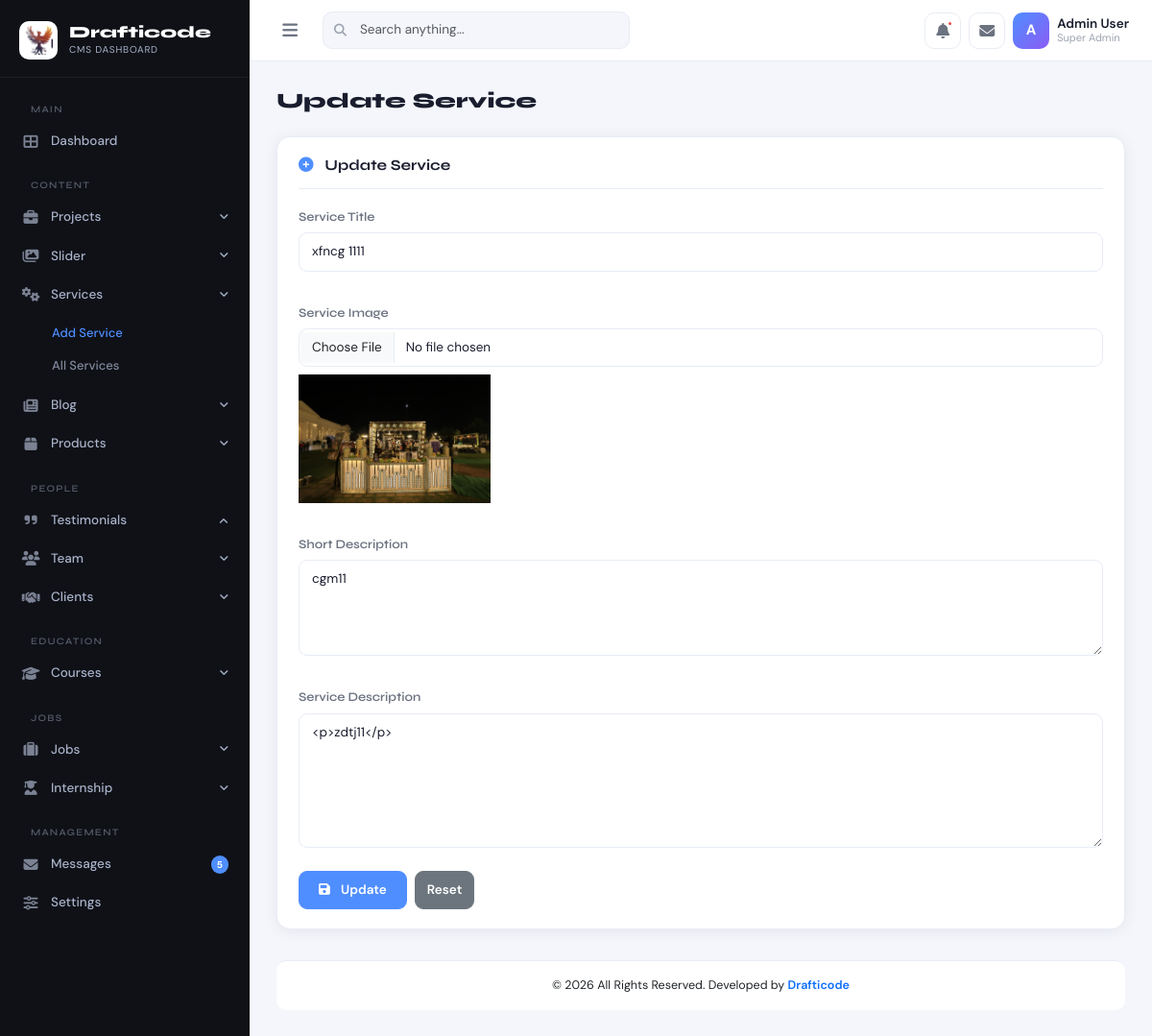
The page /admin-dashboard/addservice.php?action=edit_service&id=1 on the database its author committed.
### tables this page shows
CREATE TABLE `services` (
  `id` int(11) NOT NULL,
  `title` varchar(256) NOT NULL,
  `image` varchar(256) NOT NULL,
  `short_description` varchar(256) NOT NULL,
  `description` varchar(5000) NOT NULL
);

### admin-dashboard/addservice.php (the view, shortened to what this page needs)
<?php
include 'connection/config.php';
$editMode = false;
$row = [];
if (isset($_GET['action']) && $_GET['action'] == "edit_service") {
  $editMode = true;
  $id = $_GET['id'];
  $stmt = $pdo->prepare("SELECT * FROM services WHERE id=?");
  $stmt->execute([$id]);
  $row = $stmt->fetch();
}
?>
<!DOCTYPE html>
<html lang="en">
<head>
  <link rel="stylesheet" href="https://cdnjs.cloudflare.com/ajax/libs/bootstrap/5.3.2/css/bootstrap.min.css">
  <link rel="stylesheet" href="https://cdnjs.cloudflare.com/ajax/libs/font-awesome/6.5.1/css/all.min.css">
  <link rel="stylesheet" href="assets/css/admin.css">
</head>
<body>
  <?php include 'common/sidebar.php' ?>
  <?php include 'common/topbar.php' ?>
  <div id="main-content">
    <div class="page-header">
      <h1 class="page-title"><?= $editMode ? 'Update Service' : 'Add Service' ?></h1>
    </div>
    <div class="row justify-content-center">
      <div class="col-lg-12">
        <div class="admin-card">
          <div class="section-header">
            <h3 class="section-title">
              <i class="fas fa-plus-circle me-2 text-primary-custom"></i>
              <?= $editMode ? 'Update Service' : 'Add New Service' ?>
            </h3>
          </div>
          <form method="POST" action="function.php" enctype="multipart/form-data">
            <div class="row g-3">
              <div class="col-md-12">
                <div class="mb-3">
                  <label class="form-label">Service Title</label>
                  <input type="text"
                    class="form-control"
                    name="title"
                    value="<?= $editMode ? htmlspecialchars($row['title']) : '' ?>"
                    placeholder="Enter service title"
                    required>
                </div>
              </div>
              <div class="col-12">
                <div class="mb-3">
                  <label class="form-label">Service Image</label>
                  <input type="file"
                    class="form-control"
                    name="image"
                    id="serviceImageUpload"
                    accept="image/*">
                  <div class="mt-2" id="servicePreview">
                    <?php if ($editMode && !empty($row['image'])) { ?>
                      <img src="../upload/<?= $row['image'] ?>" width="200">
                    <?php } ?>
                  </div>
                </div>
              </div>
              <div class="col-12">
                <div class="mb-3">
                  <label class="form-label">Short Description</label>
                  <textarea
                    class="form-control"
                    name="short_description"
                    rows="3"><?= $editMode ? htmlspecialchars($row['short_description']) : '' ?></textarea>
                </div>
              </div>
              <div class="col-12">
                <div class="mb-3">
                  <label class="form-label">Service Description</label>
                  <textarea
                    id="description"
                    class="form-control"
                    name="description"
                    rows="5"
                    style="min-height:140px"><?= $editMode ? htmlspecialchars($row['description'] ?? '') : '' ?></textarea>
                </div>
              </div>
            </div>
            <div class="d-flex gap-2 pt-2">
              <button
                type="submit"
                name="<?= $editMode ? 'update_service' : 'add_service' ?>"
                class="btn btn-primary">
                <i class="fas fa-save me-2"></i>
                <?= $editMode ? 'Update' : 'Save' ?>
              </button>
              <button type="reset" class="btn btn-secondary">Reset</button>
            </div>
          </form>
        </div>
      </div>
    </div>
    <?php include 'common/footer.php' ?>
</body>
</html>

### admin-dashboard/assets/css/admin.css (style rules this page uses)
:root { --sidebar-width: 260px; --sidebar-bg: #0f1117; --sidebar-text: #a8b2c8; --sidebar-active: #ffffff; --sidebar-hover-bg: rgba(255,255,255,0.06); --sidebar-accent: #4f8eff; --topbar-height: 64px; --topbar-bg: #ffffff; --body-bg: #f4f6fb; --card-bg: #ffffff; --card-shadow: 0 2px 16px rgba(0,0,0,0.07); --card-radius: 14px; --text-primary: #1a1d2e; --text-secondary: #6b7280; --text-muted: #9ca3af; --border-color: #e8ecf4; --accent-blue: #4f8eff; --accent-purple: #8b5cf6; --accent-green: #10b981; --accent-orange: #f59e0b; --accent-red: #ef4444; --accent-cyan: #06b6d4; --transition: all 0.22s cubic-bezier(.4,0,.2,1); }
* { box-sizing: border-box; }
body { font-family: 'DM Sans', sans-serif; background: var(--body-bg); color: var(--text-primary); margin: 0; padding: 0; min-height: 100vh; font-size: 14.5px; }
h1,h2,h3,h4,h5,h6 { font-family: 'Syne', sans-serif; font-weight: 700; }
#main-content { margin-left: var(--sidebar-width); margin-top: var(--topbar-height); padding: 28px; min-height: calc(100vh - var(--topbar-height)); transition: var(--transition); }
.page-header { display: flex; align-items: center; justify-content: space-between; margin-bottom: 24px; }
.page-title { font-family: 'Syne', sans-serif; font-size: 22px; font-weight: 800; color: var(--text-primary); margin: 0; }
.admin-card { background: var(--card-bg); border-radius: var(--card-radius); box-shadow: var(--card-shadow); border: 1px solid var(--border-color); padding: 20px 22px; }
.btn-primary { background: var(--accent-blue); border-color: var(--accent-blue); font-weight: 600; font-size: 13.5px; padding: 9px 20px; border-radius: 9px; transition: var(--transition); }
.btn-secondary { border-radius: 9px; font-size: 13.5px; font-weight: 600; }
.form-label { font-size: 13px; font-weight: 600; color: var(--text-secondary); margin-bottom: 6px; font-family: 'Syne', sans-serif; }
.form-control, .form-select { border: 1.5px solid var(--border-color); border-radius: 9px; padding: 9px 13px; font-size: 13.5px; color: var(--text-primary); transition: var(--transition); background: var(--card-bg); }
textarea.form-control { min-height: 100px; resize: vertical; }
.section-header { display: flex; align-items: center; justify-content: space-between; margin-bottom: 18px; padding-bottom: 14px; border-bottom: 1px solid var(--border-color); }
.section-title { font-family: 'Syne', sans-serif; font-size: 15.5px; font-weight: 700; color: var(--text-primary); margin: 0; }
.text-primary-custom { color: var(--accent-blue) !important; }

### rows shown on the page
services: title "xfncg 1111", image (picture), short_description "cgm11", description "<p>zdtj11</p>"
